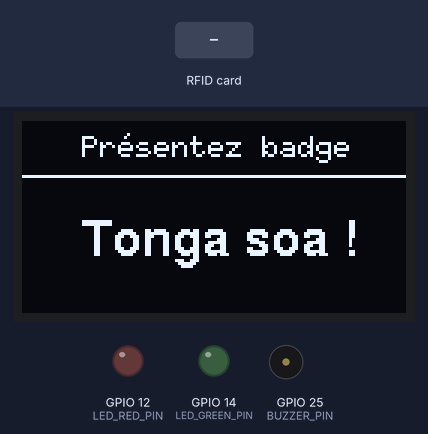
Bench run of a program on a simulated ESP32. Shown: 128×64 one-colour display, output pins drawn as LEDs (lit = HIGH), buzzer (waves = sounding). The inputs (shaded band) are chosen by the test bench.

Above: at 1.4 s.
1.5 s: RFID card A3 98 64 06 held to the reader
At 1.76 s:
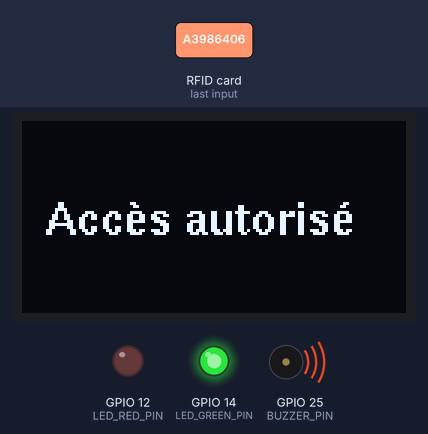
At 2.4 s:
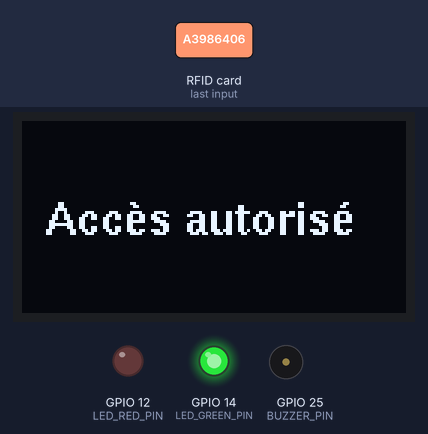
4.5 s: RFID card 5E 7A 19 C4 held to the reader
At 6.2 s:
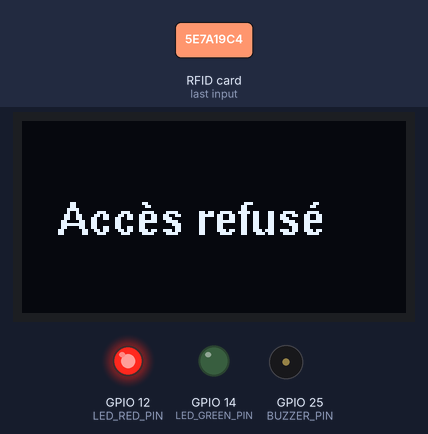
Timing chart, 0 to 8.1 s (numbered marks = the images above; inputs shaded):
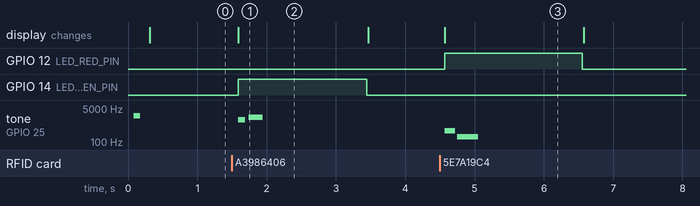

The program:

main.cpp
```cpp
#include <Arduino.h>
#include <SPI.h>     // Bibliothèque pour la communication SPI
#include <MFRC522.h> // Bibliothèque pour le module RFID
#include <Wire.h>
#include <U8g2lib.h>

#define SS_PIN 5      // Broche SDA (Chip Select)
#define RST_PIN 4     // Broche Reset
#define BUZZER_PIN 25 // Broche du buzzer

const byte AUTH_UID[] = {0xA3, 0x98, 0x64, 0x06}; // Remplace par ton vrai UID

MFRC522 rfid(SS_PIN, RST_PIN);

// Configuration de l'écran OLED (SSD1306 128x64 I2C)
U8G2_SSD1306_128X64_NONAME_F_HW_I2C u8g2(U8G2_R0, U8X8_PIN_NONE);

// Définition des broches pour les LED
#define LED_RED_PIN   12
#define LED_GREEN_PIN 14

// Prototypes de fonctions
void displayCardUID();
bool isAuthorizedUID();
void beep(uint8_t repeat, uint16_t duration);
void playAccessGranted();
void playAccessDenied();
void printDefaultInfos();
void printAccessGranted();
void printAccessDenied();

void setup()
{
    Serial.begin(115200);
    SPI.begin();
    rfid.PCD_Init();

    pinMode(BUZZER_PIN, OUTPUT);
    pinMode(LED_GREEN_PIN, OUTPUT);
    pinMode(LED_RED_PIN, OUTPUT);

    digitalWrite(LED_GREEN_PIN, LOW);
    digitalWrite(LED_RED_PIN, LOW);

    u8g2.begin();
    u8g2.enableUTF8Print(); // Active la prise en charge UTF-8 globale pour U8g2

    beep(1, 100); // Bip au démarrage

    printDefaultInfos();
}

void loop()
{
    // Vérifie si une nouvelle carte est présente
    if (!rfid.PICC_IsNewCardPresent() || !rfid.PICC_ReadCardSerial())
    {
        delay(50); // Petite pause pour alléger le CPU
        return;
    }

    // Vérifie les droits d'accès
    if (isAuthorizedUID())
    {
        playAccessGranted();
    }
    else
    {
        playAccessDenied();
    }

    // Réinitialise l'affichage par défaut après le traitement
    printDefaultInfos();

    // Halte de la carte
    rfid.PICC_HaltA();
    rfid.PCD_StopCrypto1();

    delay(1000); // Anti-rebond avant de pouvoir relire une carte
}

void displayCardUID()
{
    char buffer[30] = "";
    MFRC522::PICC_Type piccType = rfid.PICC_GetType(rfid.uid.sak);
    String typeText = String(rfid.PICC_GetTypeName(piccType));

    u8g2.clearBuffer();
    u8g2.setFont(u8g2_font_6x10_tf);
    u8g2.drawUTF8(0, 12, "Type:");
    u8g2.drawUTF8(40, 12, typeText.c_str());

    strcpy(buffer, "UID: ");
    for (byte i = 0; i < rfid.uid.size; i++)
    {
        char temp[5];
        snprintf(temp, sizeof(temp), "%02X ", rfid.uid.uidByte[i]);
        strcat(buffer, temp);
    }
    u8g2.drawUTF8(0, 32, buffer);
    u8g2.sendBuffer();
}

bool isAuthorizedUID()
{
    if (rfid.uid.size != sizeof(AUTH_UID))
    {
        return false;
    }

    for (byte i = 0; i < rfid.uid.size; i++)
    {
        if (rfid.uid.uidByte[i] != AUTH_UID[i])
        {
            return false;
        }
    }

    return true;
}

void beep(uint8_t repeat, uint16_t duration)
{
    for (uint8_t i = 0; i < repeat; i++)
    {
        tone(BUZZER_PIN, 2000, duration);
        delay(duration + 80);
    }
    noTone(BUZZER_PIN);
}

void playAccessGranted()
{
    printAccessGranted();
    digitalWrite(LED_GREEN_PIN, HIGH);

    tone(BUZZER_PIN, 1318, 100);
    delay(150);
    tone(BUZZER_PIN, 1760, 200);
    delay(200);
    noTone(BUZZER_PIN);

    delay(1500); // Maintient la LED et le message
    digitalWrite(LED_GREEN_PIN, LOW);
}

void playAccessDenied()
{
    printAccessDenied();
    digitalWrite(LED_RED_PIN, HIGH);

    tone(BUZZER_PIN, 370, 150);
    delay(180);
    tone(BUZZER_PIN, 185, 300);
    delay(300);
    noTone(BUZZER_PIN);

    delay(1500); // Maintient la LED et le message
    digitalWrite(LED_RED_PIN, LOW);
}

void printDefaultInfos()
{
    u8g2.clearBuffer();
    u8g2.setFont(u8g2_font_6x10_tf);
    u8g2.drawUTF8(20, 12, "Présentez badge");
    u8g2.drawLine(0, 18, 127, 18);

    u8g2.setFont(u8g2_font_helvB12_tf); // Police avec support complet des accents (_tf)
    u8g2.drawUTF8(20, 45, "Tonga soa !");
    u8g2.sendBuffer();
}

void printAccessGranted()
{
    u8g2.clearBuffer();
    u8g2.setFont(u8g2_font_helvB10_tf); // Police _tf pour UTF-8
    u8g2.drawUTF8(8, 38, "Accès autorisé");
    u8g2.sendBuffer();
}

void printAccessDenied()
{
    u8g2.clearBuffer();
    u8g2.setFont(u8g2_font_helvB10_tf); // Police _tf pour UTF-8
    u8g2.drawUTF8(12, 38, "Accès refusé");
    u8g2.sendBuffer();
}
```

Measured:
- after the input at 1.5 s, GPIO 14 (LED_GREEN_PIN): LOW → HIGH after 0.09 s, → LOW 1.9 s later; tone on GPIO 25 (BUZZER_PIN): silent → 1318 Hz after 0.09 s, → silent 0.10 s later, → 1760 Hz 0.05 s later, → silent 0.20 s later; the display: changes after 0.09 s (image 1)
- after the input at 4.5 s, GPIO 12 (LED_RED_PIN): LOW → HIGH after 0.07 s, → LOW 2.0 s later; tone on GPIO 25 (BUZZER_PIN): silent → 370 Hz after 0.07 s, → silent 0.15 s later, → 185 Hz 0.03 s later, → silent 0.30 s later; the display: changes after 0.07 s (image 3)
- what the display in image 1 shows lasts 1.9 s, from 1.6 s to 3.5 s
- what the display in image 3 shows lasts 2.0 s, from 4.6 s to 6.6 s
